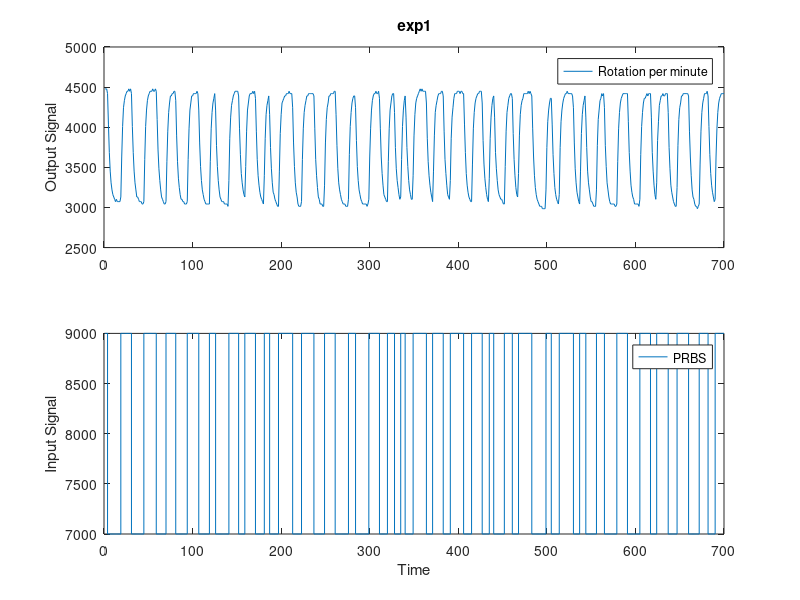
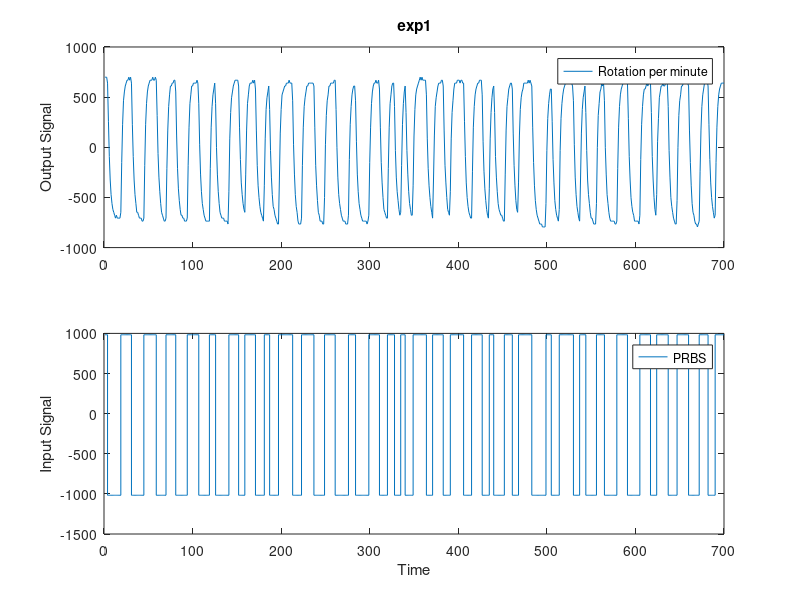

Here is the MATLAB script that generated these plots, in order: (Note: this script raises an error after producing the figures.)
clc
clear all
close all

load('data.mat')
rpm=data.data(:,1);
prbs=data.data(:,2);

%sampling time = 0.05 [s]
Ts = 0.05;

data_obj=iddata(rpm,prbs,Ts);
get(data_obj)
data_obj.InputName='PRBS';
data_obj.outputName='Rotation per minute';
data_obj.TimeUnit='seconds';

%700 data points will be used for model estimation
ze=data_obj(1:700);

figure(1)
plot(ze)

%making data zero mean
ze=detrend(ze)

figure(2)
plot(ze)

%estimate model
%model=arx(ze,[2 2 0]);
model = armax(ze,[2 2 0 1])

%validating model
figure(3)
zv=data_obj(1200:1600);
zv=detrend(zv);
set(gcf,'DefaultLegendLocation','best')
compare(zv,model)

%poles and zeros
figure(4)
h=iopzplot(model)

